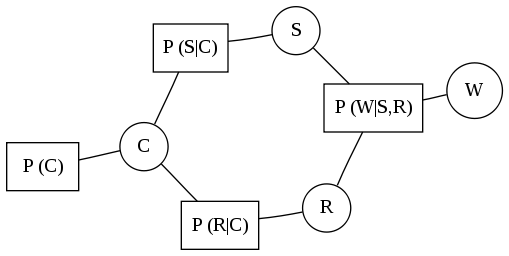
//> input picture archive/MOOCs/pgm/PGM_Programming_Assignment_3/inference/inference-src/libdai/examples/example_sprinkler.png, 509 x 256 px, given in place of aayu.jpg, which was not available
$ ./OpenCVTest   (built with g++ and OpenCV 4)
//> lines starting //> are read from the running program, lines starting //| are printed output that depends on the picture; pictures that were not available may be replaced by others from this repository, and a replacement may not be noted
### archive/OpenCV/OpenCVPractice/EdgeDetectors/stdafx.h
// stdafx.h : include file for standard system include files,
// or project specific include files that are used frequently, but
// are changed infrequently
//

#pragma once

#include "targetver.h"

#include <stdio.h>
#include <tchar.h>


// TODO: reference additional headers your program requires here

### archive/OpenCV/OpenCVPractice/OpenCVTest/stdafx.h
// stdafx.h : include file for standard system include files,
// or project specific include files that are used frequently, but
// are changed infrequently
//

#pragma once

#include "targetver.h"

#include <stdio.h>
#include <tchar.h>


// TODO: reference additional headers your program requires here

### archive/OpenCV/OpenCVPractice/OpenCVTest/OpenCVTest.cpp
// OpenCVTest.cpp : Defines the entry point for the console application.
//
// initial code taken from http://jepsonsblog.blogspot.in/2012/07/installation-guide-opencv-24-with.html

#include "stdafx.h"
#include <cv.h>
#include <cxcore.h>
#include <highgui.h>
#include <opencv2\imgproc\imgproc.hpp>
#include <opencv2\highgui\highgui.hpp>
#include <opencv2\features2d\features2d.hpp>
#include <stdlib.h>
#include <stdio.h>


int _tmain(int argc, _TCHAR* argv[])
{
	cv::Mat originalImg = cv::imread("C:\\Users\\sethiak\\Desktop\\aayu.jpg");
//> originalImg is the input picture: 256 rows x 509 cols, CV_8UC3; min 0, max 255, mean 247.6
	cv::imshow("Original",originalImg);

	cv::Mat gaussImage;
	int sigma = 5;
	cv::Size kernelSize(sigma*3, sigma*3);
	cv::GaussianBlur(originalImg, gaussImage, kernelSize, sigma, sigma);
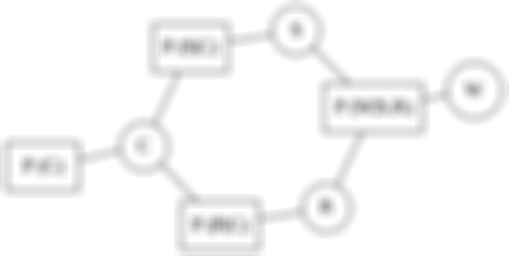
//> gaussImage: 256 rows x 509 cols, CV_8UC3; min 165, max 255, mean 247.6
	std::string heading = "Gaussian blur with sigma " + std::to_string(static_cast<long long>(sigma));
	cv::imshow(heading.c_str(), gaussImage);

	cv::Mat medianImage;
	int medianSize = 5;
	cv::medianBlur(originalImg, medianImage, medianSize);
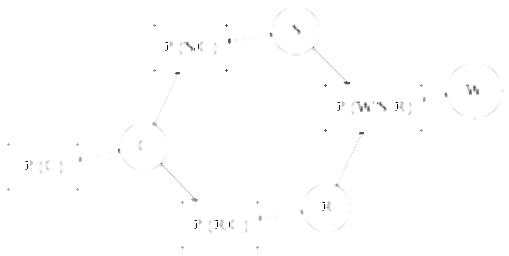
//> medianImage: 256 rows x 509 cols, CV_8UC3; min 0, max 255, mean 254.1
	heading = "Median Blur with median " + std::to_string(static_cast<long long>(medianSize));
	cv::imshow(heading, medianImage);

	cv::Mat bilateralImage;
	int filterDiameter = 10;
	cv::bilateralFilter(originalImg, bilateralImage, filterDiameter, 255, filterDiameter);
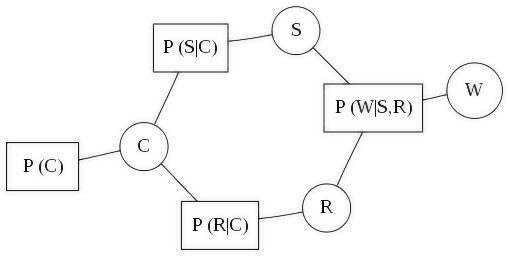
//> bilateralImage: 256 rows x 509 cols, CV_8UC3; min 7, max 255, mean 248.6
	heading = "Bilateral Blur";
	cv::imshow(heading, bilateralImage);

    cv::waitKey();

	return EXIT_SUCCESS;
}
